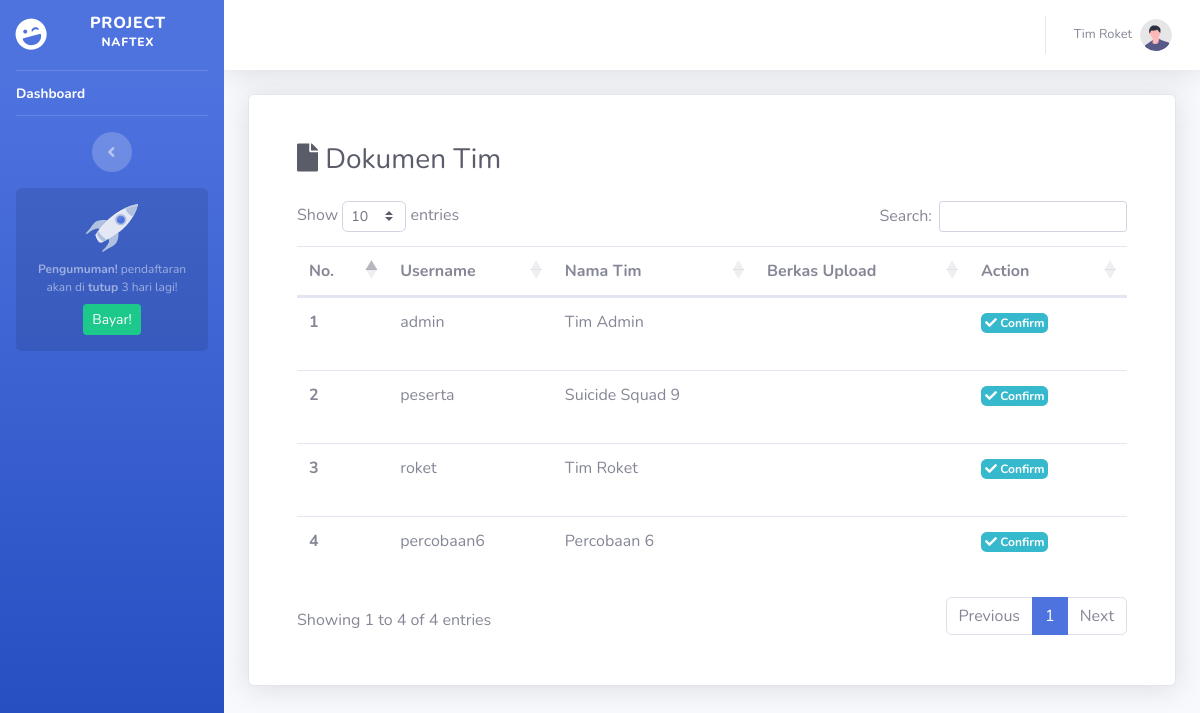
Before: /dashboard/docTim.php (signed in) with the older database file.
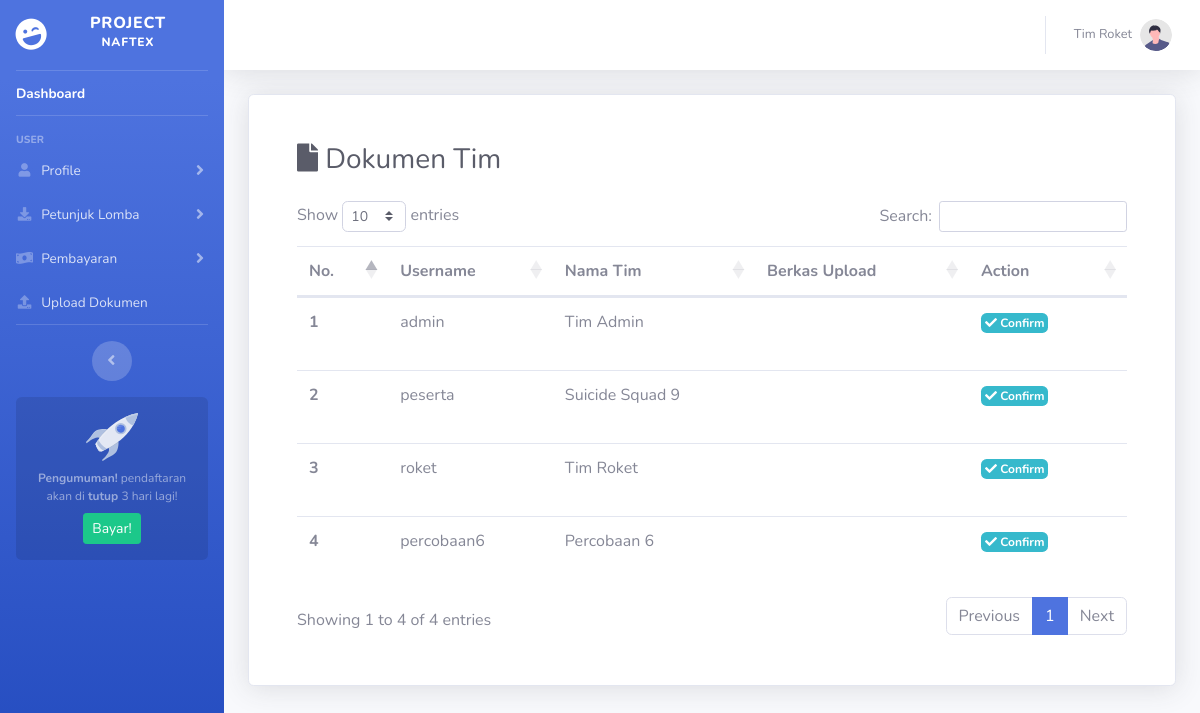
After: the same page with the newer database file.
### tables this page shows
CREATE TABLE `user` (
  `id_user` int(11) NOT NULL,
  `username` varchar(50) NOT NULL,
  `password` varchar(50) NOT NULL,
  `nama` varchar(50) NOT NULL,
  `email` varchar(50) NOT NULL,
  `level` varchar(50) NOT NULL,
  `foto` varchar(50) NOT NULL,
  `id_lomba` int(11) NOT NULL
);

CREATE TABLE `dokumen_peserta` (
  `username` varchar(50) NOT NULL,
  `proposal` varchar(100) NOT NULL,
  `sk` varchar(100) NOT NULL,
  `ktm` varchar(100) NOT NULL,
  `status_dokumen` varchar(100) NOT NULL
);

### dashboard/include/session.php (called while the page is built, shortened)
<?php
	if (isset($_SESSION['id_user'])) {
		$id_user = $_SESSION['id_user'];
		$query_n = mysqli_query($koneksi, "SELECT `nama` FROM `user` WHERE `id_user`='$id_user'");
	    while($data_n = mysqli_fetch_row($query_n)){
	      $nama = $data_n[0];
	    }
	}
	$level = $_SESSION['level'];
?>

### dashboard/docTim.php (the view, shortened to what the changed rows need)
<?php
    include('../koneksi/koneksi.php');
    include('include/session.php');
?>
<!DOCTYPE html>
<html lang="en">
<head>
    <?php include "include/head.php" ?>
</head>
<body id="page-top">
    <div id="wrapper">
        <?php include "include/sidebar.php" ?>
        <div id="content-wrapper" class="d-flex flex-column">
            <div id="content">
                <?php include "include/navbar.php" ?>
                <div class="container-fluid">
                    <div class="container col-12 card shadow p-5">
                        <h1 class="h3 mb-4 text-gray-800"><i class="fas fa-file"></i> Dokumen Tim</h1>
                        <div class="row justify-content-center">
                            <div class="col-md-12">
                                <div class="table-responsive-md">
                                    <table id="dataTable" class="table table-hover">
                                        <thead>
                                            <tr>
                                                <th scope="col">No.</th>
                                                <th scope="col">Username</th>
                                                <th scope="col">Nama Tim</th>
                                                <th scope="col">Berkas Upload</th>
                                                <th scope="col" width="120px">Action</th>
                                        </thead>
                                        <tbody>
                                            <?php
                                                $no=1;
                                                $sql_p = "SELECT user.username, user.nama, dokumen_peserta.proposal, dokumen_peserta.sk, dokumen_peserta.ktm, dokumen_peserta.status_dokumen FROM `user`
                                                LEFT JOIN `dokumen_peserta` ON dokumen_peserta.username = user.username";
                                                $query_p = mysqli_query($koneksi,$sql_p);
                                                while($data_p = mysqli_fetch_row($query_p)){
                                                    $username   = $data_p[0];
                                                    $nama       = $data_p[1];
                                                    $proposal   = $data_p[2];
                                                    $sk         = $data_p[3];
                                                    $status     = $data_p[5];
                                            ?>
                                            <tr>
                                                <th scope="row"><?= $no ?></th>
                                                <td><?= $username ?></td>
                                                <td><?= $nama ?></td>
                                                <td>
                                                    <a href="#" data-toggle="modal" data-target="#tampilpdf" onclick='setTampil("<?= $proposal ?>")'><?= $proposal ?></a> <br>
                                                    <a href="#" data-toggle="modal" data-target="#tampilpdf" onclick='setTampil("<?= $sk ?>")'><?= $sk ?></a> <br>
                                                </td>
                                                <td>
                                                    <?php if ($status=="") { ?>
                                                        <a href="#" data-toggle="modal" data-target="#confirmModal" class="badge badge-info p-1" onclick='setConfirm("<?= $username ?>")'><i class="fas fa-check"></i> Confirm</a>
                                                    <?php } else if ($status=="confirmed") { ?>
                                                        <a href="#" class="badge badge-success p-1"><i class="fas fa-check-double"> Verified</i></a>
                                                    <?php } ?>
                                                </td>
                                            </tr>
                                            <?php $no++; } ?>
                                        </tbody>
                                    </table>
                                </div>
                            </div>
                        </div>
                    </div>
                </div>
            </div>
        </div>
    </div>
</body>
</html>

### dashboard/include/navbar.php (shortened to what the changed rows need)
<nav class="navbar navbar-expand navbar-light bg-white topbar mb-4 static-top shadow">
    <ul class="navbar-nav ml-auto">
        <li class="nav-item dropdown no-arrow">
            <a class="nav-link dropdown-toggle" href="#" id="userDropdown" role="button" data-toggle="dropdown" aria-haspopup="true" aria-expanded="false">
                <span class="mr-2 d-none d-lg-inline text-gray-600 small"><?= $nama ?></span>
                <img class="img-profile rounded-circle" src="assets/img/undraw_profile.svg" />
            </a>
        </li>
    </ul>
</nav>

### dashboard/include/sidebar.php (shortened to what the changed rows need)
<ul class="navbar-nav bg-gradient-primary sidebar sidebar-dark accordion" id="accordionSidebar">
    <a class="sidebar-brand d-flex align-items-center justify-content-center" href="index.html">
        <div class="sidebar-brand-icon rotate-n-15">
        </div>
        <div class="sidebar-brand-text mx-3">Project <sup>NAFTEX</sup></div>
    </a>
    <hr class="sidebar-divider my-0" />
    <li class="nav-item active">
        <a class="nav-link" href="index.php">
            <span>Dashboard</span></a>
    </li>
    <hr class="sidebar-divider d-none d-md-block" />
    <?php
        if ($level=="peserta") {
    ?>
    <div class="sidebar-heading">User</div>
    <li class="nav-item">
        <a class="nav-link collapsed" href="#" data-toggle="collapse" data-target="#bioUser" aria-expanded="true" aria-controls="bioUser">
            <i class="fas fa-fw fa-user"></i>
            <span>Profile</span>
        </a>
    </li>
    <li class="nav-item">
        <a class="nav-link collapsed" href="#" data-toggle="collapse" data-target="#downloads" aria-expanded="true" aria-controls="downloads">
            <i class="fas fa-fw fa-download"></i>
            <span>Petunjuk Lomba</span>
        </a>
    </li>
    <li class="nav-item">
        <a class="nav-link collapsed" href="#" data-toggle="collapse" data-target="#payments" aria-expanded="true" aria-controls="payments">
            <i class="fas fa-fw fa-money-bill-wave"></i>
            <span>Pembayaran</span>
        </a>
    </li>
    <li class="nav-item">
        <a class="nav-link" href="docUpload.php">
            <i class="fas fa-fw fa-upload"></i>
            <span>Upload Dokumen</span>
        </a>
    </li>
    <hr class="sidebar-divider d-none d-md-block" />
    <?php } ?>
    <div class="text-center d-none d-md-inline">
        <button class="rounded-circle border-0" id="sidebarToggle"></button>
    </div>
    <div class="sidebar-card">
        <img class="sidebar-card-illustration mb-2" src="assets/img/undraw_rocket.svg" alt="" />
        <p class="text-center mb-2"><strong>Pengumuman!</strong> pendaftaran akan di <b>tutup</b> 3 hari lagi!</p>
        <a class="btn btn-success btn-sm" href="https://startbootstrap.com/theme/sb-admin-pro">Bayar!</a>
    </div>
</ul>

Changed rows visible on the page:
no longer on one of the page's lists (row edited): user: username "roket", nama "Tim Roket"
no longer on this page (row unchanged): user: username "admin", nama "Tim Admin"
no longer on this page (row unchanged): user: username "peserta", nama "Suicide Squad 9"
no longer on this page (row edited): user: username "percobaan6", nama "Percobaan 6"
added dokumen_peserta: user.username "admin", user.nama "Tim Admin"
added dokumen_peserta: user.username "peserta", user.nama "Suicide Squad 9"
added dokumen_peserta: user.username "roket", user.nama "Tim Roket"
added dokumen_peserta: user.username "percobaan6", user.nama "Percobaan 6"
Other visible differences:
text now shown: "USER Profile Petunjuk Lomba Pembayaran Upload Dokumen"
